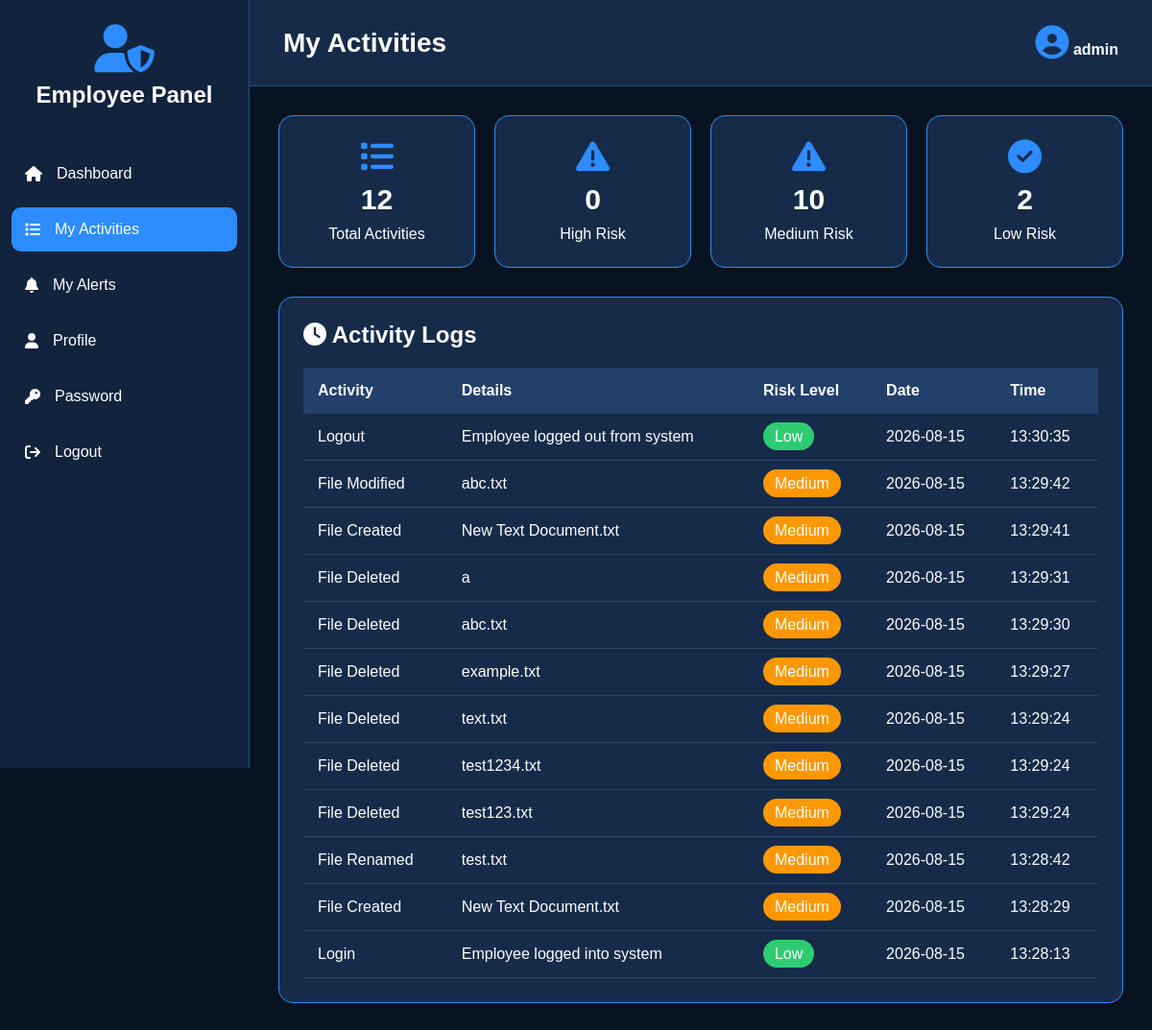
Page /employee_activity (signed in) on the earlier database version.
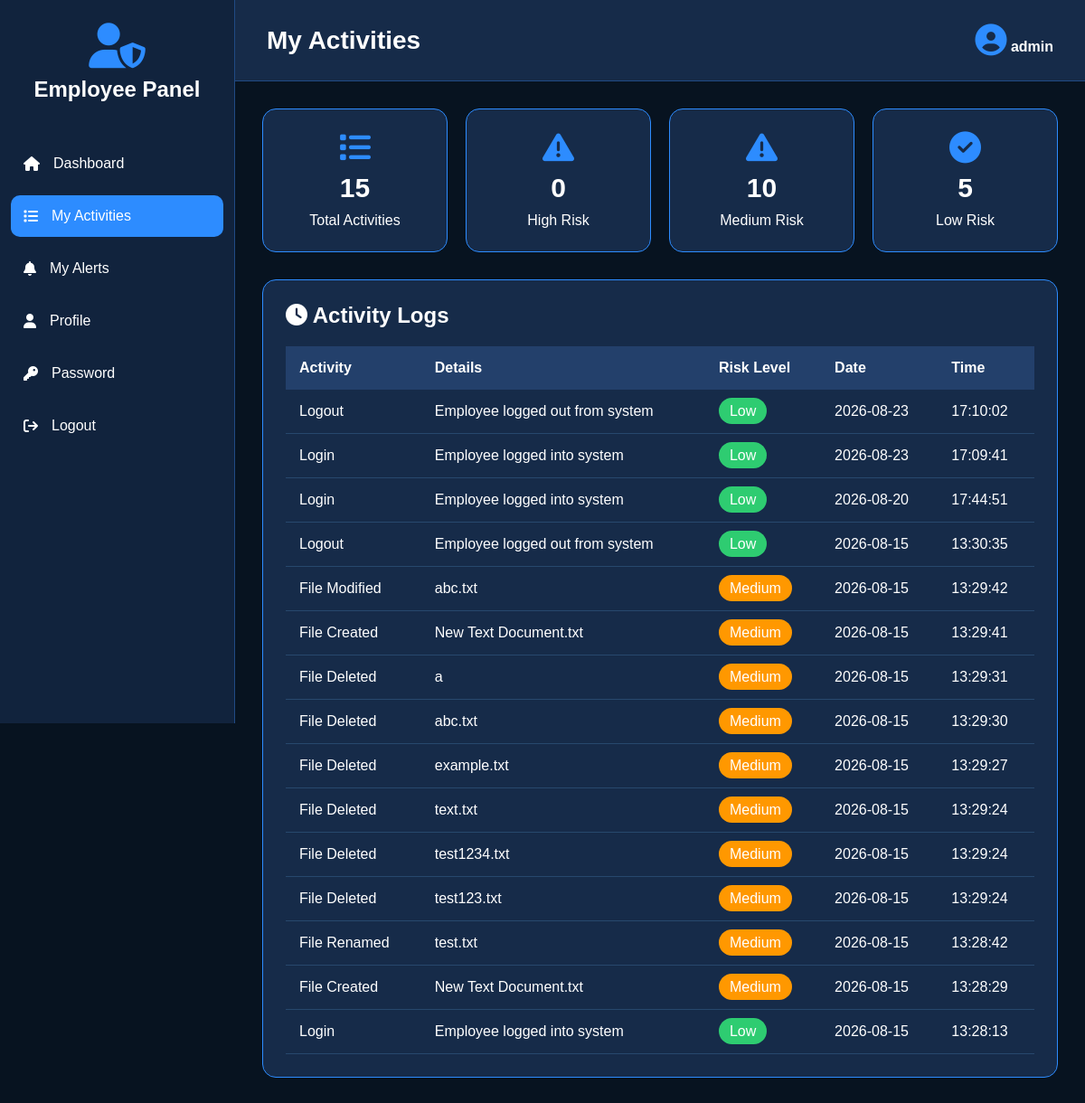
Same page on the later database version.
### tables this page shows
CREATE TABLE activity_logs(
        id INTEGER PRIMARY KEY AUTOINCREMENT,
        username TEXT,
        activity TEXT,
        details TEXT,
        risk_level TEXT,
        date TEXT,
        time TEXT
    );

### app.py (the view)
@app.route("/employee_activity")
def employee_activity():
    if "username" not in session:
        return redirect("/")
    conn = get_db()
    cur = conn.cursor()
    username = session["username"]
    cur.execute("""
        SELECT *
        FROM activity_logs
        WHERE username=?
        ORDER BY id DESC
    """, (username,))
    activities = cur.fetchall()
    cur.execute("""
        SELECT COUNT(*)
        FROM activity_logs
        WHERE username=?
    """, (username,))
    total = cur.fetchone()[0]
    cur.execute("""
        SELECT COUNT(*)
        FROM activity_logs
        WHERE username=?
        AND risk_level='High'
    """, (username,))
    high = cur.fetchone()[0]
    cur.execute("""
        SELECT COUNT(*)
        FROM activity_logs
        WHERE username=?
        AND risk_level='Medium'
    """, (username,))
    medium = cur.fetchone()[0]
    cur.execute("""
        SELECT COUNT(*)
        FROM activity_logs
        WHERE username=?
        AND risk_level='Low'
    """, (username,))
    low = cur.fetchone()[0]
    conn.close()
    return render_template(
        "employee_activity.html",
        username=username,
        activities=activities,
        total=total,
        high=high,
        medium=medium,
        low=low
    )

### app.py (called while the page is built)
def get_db():
    conn = sqlite3.connect(DATABASE)
    conn.row_factory = sqlite3.Row
    return conn

### templates/employee_activity.html (shortened to what this page needs)
<!DOCTYPE html>
<html lang="en">
<head>
<link rel="stylesheet"
href="https://cdnjs.cloudflare.com/ajax/libs/font-awesome/6.5.2/css/all.min.css">
</head>
<body>
<div class="sidebar">
<div class="logo">
<i class="fa-solid fa-user-shield"></i>
<h2>Employee Panel</h2>
</div>
<ul>
<li>
<a href="/employee_dashboard">
<i class="fa fa-home"></i>
<span>Dashboard</span>
</a>
</li>
<li>
<a href="/employee_activity" class="active">
<i class="fa fa-list"></i>
<span>My Activities</span>
</a>
</li>
<li>
<a href="/employee_alerts">
<i class="fa fa-bell"></i>
<span>My Alerts</span>
</a>
</li>
<li>
<a href="/employee_profile">
<i class="fa fa-user"></i>
<span>Profile</span>
</a>
</li>
<li>
<a href="/change_password">
<i class="fa fa-key"></i>
<span>Password</span>
</a>
</li>
<li>
<a href="/logout">
<i class="fa fa-sign-out"></i>
<span>Logout</span>
</a>
</li>
</ul>
</div>
<div class="main">
<div class="header">
<h1>
My Activities
</h1>
<div class="profile">
<i class="fa fa-circle-user"></i>
<b>{{username}}</b>
</div>
</div>
<div class="content">
<div class="cards">
<div class="card">
<i class="fa fa-list"></i>
<h2>{{total}}</h2>
<p>Total Activities</p>
</div>
<div class="card">
<i class="fa fa-triangle-exclamation"></i>
<h2>{{high}}</h2>
<p>High Risk</p>
</div>
<div class="card">
<i class="fa fa-warning"></i>
<h2>{{medium}}</h2>
<p>Medium Risk</p>
</div>
<div class="card">
<i class="fa fa-check-circle"></i>
<h2>{{low}}</h2>
<p>Low Risk</p>
</div>
</div>
<div class="box">
<h2 style="margin-bottom:20px;">
<i class="fa fa-clock"></i>
Activity Logs
</h2>
<div style="overflow-x:auto;">
<table>
<tr>
<th>Activity</th>
<th>Details</th>
<th>Risk Level</th>
<th>Date</th>
<th>Time</th>
</tr>
{% for activity in activities %}
<tr>
<td>{{activity.activity}}</td>
<td>{{activity.details}}</td>
<td>
{% if activity.risk_level=="High" %}
<span class="risk-high">
High
</span>
{% elif activity.risk_level=="Medium" %}
<span class="risk-medium">
Medium
</span>
{% else %}
<span class="risk-low">
Low
</span>
{% endif %}
</td>
<td>{{activity.date}}</td>
<td>{{activity.time}}</td>
</tr>
{% endfor %}
</table>
</div>
</div>
</div>
</div>
</body>
</html>

Differences in the rows shown:
added activity_logs: activity "Logout", details "Employee logged out from system", risk_level "Low", date "2026-08-23", time "17:10:02"
added activity_logs: activity "Login", details "Employee logged into system", risk_level "Low", date "2026-08-23", time "17:09:41"
added activity_logs: activity "Login", details "Employee logged into system", risk_level "Low", date "2026-08-20", time "17:44:51"
Other differences:
{{ total }}: "12" → "15"
{{ low }}: "2" → "5"
